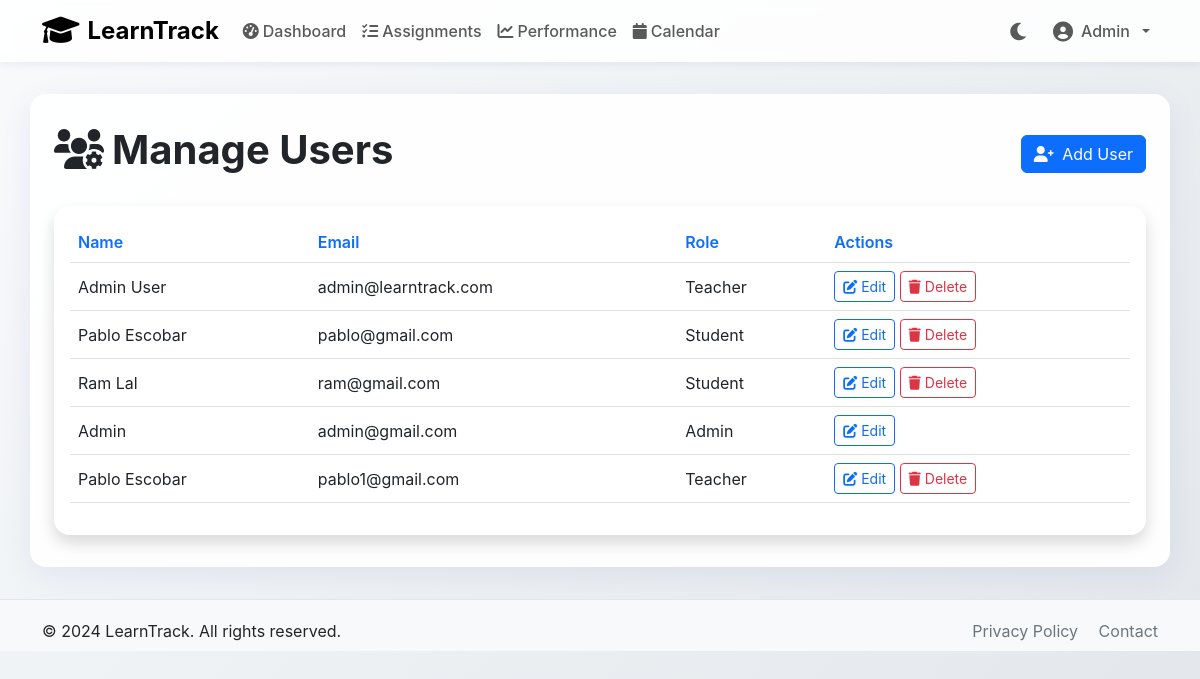
Page /admin/users (signed in) on the committed database.
### models.py (models this page shows, shortened)
class User(UserMixin, db.Model):
    id = db.Column(db.Integer, primary_key=True)
    email = db.Column(db.String(120), unique=True, nullable=False)
    name = db.Column(db.String(100), nullable=False)
    role = db.Column(db.String(20), default='student')  # 'student', 'teacher', 'admin'
    password_hash = db.Column(db.String(256), nullable=False)
    created_at = db.Column(db.DateTime, default=datetime.utcnow)
    taught_classes = db.relationship('Class', backref='teacher', lazy=True, foreign_keys='Class.teacher_id')
    assignments_created = db.relationship('Assignment', backref='creator', lazy=True, foreign_keys='Assignment.teacher_id')
    submissions = db.relationship('Submission', backref='student', lazy=True, foreign_keys='Submission.student_id')
    enrollments = db.relationship('Enrollment', backref='student', lazy=True, foreign_keys='Enrollment.student_id')
    def is_teacher(self):
        return self.role == 'teacher'
    def is_admin(self):
        return self.role == 'admin'

### routes.py (the view)
@admin_bp.route('/admin/users')
@admin_required
def admin_users():
    users = User.query.all()
    return render_template('admin/users.html', users=users)

### app.py (called while the page is built)
@login_manager.user_loader
def load_user(user_id):
    from models import User
    return User.query.get(int(user_id))

### routes.py (called while the page is built)
def admin_required(f):
    @wraps(f)
    def decorated_function(*args, **kwargs):
        if not current_user.is_authenticated or not current_user.is_admin():
            flash('Admin access required.', 'danger')
            return redirect(url_for('main.index'))
        return f(*args, **kwargs)
    return decorated_function

### templates/admin/users.html (shortened to what this page needs)
{% extends 'base.html' %}
{% block content %}
<div class="row mb-4">
    <div class="col d-flex justify-content-between align-items-center">
        <h1 class="fw-bold"><i class="fas fa-users-cog me-2"></i>Manage Users</h1>
        <a href="{{ url_for('admin.admin_add_user') }}" class="btn btn-primary"><i class="fas fa-user-plus me-1"></i> Add User</a>
    </div>
</div>
<div class="card shadow border-0">
    <div class="card-body">
        <div class="table-responsive">
            <table class="table table-hover align-middle">
                <thead>
                    <tr>
                        <th>Name</th>
                        <th>Email</th>
                        <th>Role</th>
                        <th>Actions</th>
                    </tr>
                </thead>
                <tbody>
                    {% for user in users %}
                    <tr>
                        <td>{{ user.name }}</td>
                        <td>{{ user.email }}</td>
                        <td>{{ user.role.title() }}</td>
                        <td>
                            <a href="{{ url_for('admin.admin_edit_user', user_id=user.id) }}" class="btn btn-sm btn-outline-primary"><i class="fas fa-edit"></i> Edit</a>
                            {% if user.role != 'admin' %}
                            <form action="{{ url_for('admin.admin_delete_user', user_id=user.id) }}" method="post" class="d-inline-block" onsubmit="return confirm('Are you sure you want to delete this user?');">
                                <button type="submit" class="btn btn-sm btn-outline-danger"><i class="fas fa-trash"></i> Delete</button>
                            </form>
                            {% endif %}
                        </td>
                    </tr>
                    {% endfor %}
                </tbody>
            </table>
        </div>
    </div>
</div>
{% endblock %}

### templates/base.html (shortened to what this page needs)
<!DOCTYPE html>
<html lang="en" data-bs-theme="light">
<head>
    <link href="https://cdn.jsdelivr.net/npm/bootstrap@5.3.0/dist/css/bootstrap.min.css" rel="stylesheet">
    <link href="https://cdnjs.cloudflare.com/ajax/libs/font-awesome/6.0.0/css/all.min.css" rel="stylesheet">
    <link href='https://cdn.jsdelivr.net/npm/fullcalendar@6.1.8/index.global.min.css' rel='stylesheet'>
    <link href="{{ url_for('static', filename='css/style.css') }}" rel="stylesheet">
</head>
<body>
    <nav id="mainNavbar" class="navbar navbar-expand-lg navbar-dark navbar-light navbar-glass sticky-top">
        <div class="container">
            <a class="navbar-brand d-flex align-items-center gap-2" href="{{ url_for('main.index') }}">
                <i class="fas fa-graduation-cap fa-lg"></i>
                <span class="fw-bold">LearnTrack</span>
            </a>
            <div class="collapse navbar-collapse" id="navbarNav">
                {% if current_user.is_authenticated %}
                <ul class="navbar-nav me-auto mb-2 mb-lg-0">
                    {% if current_user.is_teacher() %}
                    <li class="nav-item"><a class="nav-link" href="{{ url_for('teacher.dashboard') }}"><i class="fas fa-tachometer-alt me-1"></i>Dashboard</a></li>
                    <li class="nav-item"><a class="nav-link" href="{{ url_for('teacher.students') }}"><i class="fas fa-users me-1"></i>Students</a></li>
                    <li class="nav-item"><a class="nav-link" href="{{ url_for('teacher.assignments') }}"><i class="fas fa-tasks me-1"></i>Assignments</a></li>
                    {% else %}
                    <li class="nav-item"><a class="nav-link" href="{{ url_for('student.dashboard') }}"><i class="fas fa-tachometer-alt me-1"></i>Dashboard</a></li>
                    <li class="nav-item"><a class="nav-link" href="{{ url_for('student.assignments') }}"><i class="fas fa-tasks me-1"></i>Assignments</a></li>
                    <li class="nav-item"><a class="nav-link" href="{{ url_for('student.performance') }}"><i class="fas fa-chart-line me-1"></i>Performance</a></li>
                    {% endif %}
                    <li class="nav-item"><a class="nav-link" href="{{ url_for('main.calendar') }}"><i class="fas fa-calendar me-1"></i>Calendar</a></li>
                </ul>
                <ul class="navbar-nav ms-auto align-items-center">
                    <li class="nav-item me-2">
                        <a href="#" id="themeToggleNav" class="nav-link" title="Toggle theme">
                            <i id="themeIcon" class="fas fa-moon fa-lg"></i>
                        </a>
                    </li>
                    <li class="nav-item dropdown">
                        <a class="nav-link dropdown-toggle d-flex align-items-center gap-2" href="#" role="button" data-bs-toggle="dropdown">
                            <i class="fas fa-user-circle fa-lg"></i>{{ current_user.name }}
                        </a>
                    </li>
                </ul>
                {% endif %}
            </div>
        </div>
    </nav>
    <main class="container main-container">
        {% block content %}{% endblock %}
    </main>
    <footer>
        <div class="container">
            <div class="row align-items-center">
                <div class="col-md-6 text-md-start text-center mb-2 mb-md-0">
                    &copy; {{ 2024 }} LearnTrack. All rights reserved.
                </div>
                <div class="col-md-6 text-md-end text-center">
                    <a href="#" class="text-decoration-none text-secondary me-3">Privacy Policy</a>
                    <a href="#" class="text-decoration-none text-secondary">Contact</a>
                </div>
            </div>
        </div>
    </footer>
</body>
</html>

### static/css/style.css (style rules this page uses)
body { font-family: -apple-system, BlinkMacSystemFont, 'Segoe UI', Roboto, sans-serif; }
[data-bs-theme="light"] body { background: linear-gradient(135deg, #f8fafc 0%, #e2e6ea 100%); color: #212529; }
.main-container { background: rgba(34, 34, 34, 0.95); border-radius: 1rem; box-shadow: 0 8px 32px 0 rgba(31, 38, 135, 0.15); padding: 2rem 1.5rem; margin-top: 2rem; margin-bottom: 2rem; }
[data-bs-theme="light"] .main-container { background: rgba(255, 255, 255, 0.95); box-shadow: 0 8px 32px 0 rgba(31, 38, 135, 0.07); }
.card { transition: transform 0.2s, box-shadow 0.2s; border-radius: 1rem; background: rgba(34, 34, 34, 0.92); box-shadow: 0 4px 24px 0 rgba(31, 38, 135, 0.15); border: none; }
[data-bs-theme="light"] .card { background: rgba(255, 255, 255, 0.92); box-shadow: 0 4px 24px 0 rgba(31, 38, 135, 0.07); }
.table th { border-top: none; font-weight: 600; color: var(--bs-primary); }
[data-bs-theme="light"] .table { color: #232526; background: transparent; }
.navbar-brand { font-weight: 700; font-size: 1.5rem; }
.nav-link { font-weight: 500; }
.navbar-glass { background: rgba(24, 24, 24, 0.85) !important; box-shadow: 0 2px 8px rgba(0,0,0,0.15); backdrop-filter: blur(6px); }
[data-bs-theme="light"] .navbar-glass { background: rgba(255, 255, 255, 0.85) !important; box-shadow: 0 2px 8px rgba(31,38,135,0.07); }
footer { background: #181818; color: #bbb; padding: 1.2rem 0 0.5rem 0; text-align: center; font-size: 1rem; border-top: 1px solid #333; }
[data-bs-theme="light"] footer { background: #f8f9fa; color: #232526; border-top: 1px solid #e2e6ea; }

### templates/base.html (style rules this page uses)
:root { --navbar-glass-bg: rgba(24, 24, 24, 0.85); }
[data-bs-theme="light"] { --navbar-glass-bg: rgba(255, 255, 255, 0.85); }
body { min-height: 100vh; background: linear-gradient(135deg, #232526 0%, #414345 100%); }
.main-container { background: rgba(34, 34, 34, 0.95); border-radius: 1rem; box-shadow: 0 8px 32px 0 rgba(31, 38, 135, 0.37); padding: 2rem 1.5rem; margin-top: 2rem; margin-bottom: 2rem; }
footer { background: #181818; color: #bbb; padding: 1.2rem 0 0.5rem 0; text-align: center; font-size: 1rem; border-top: 1px solid #333; }
.navbar-glass { background: var(--navbar-glass-bg) !important; box-shadow: 0 2px 8px rgba(0,0,0,0.15); backdrop-filter: blur(6px); }

### rows in the picture
User: name "Admin", email "admin@gmail.com", role "Admin"
User: name "Admin User", email "admin@learntrack.com", role "Teacher"
User: name "Pablo Escobar", email "pablo@gmail.com", role "Student"
User: name "Ram Lal", email "ram@gmail.com", role "Student"
User: name "Pablo Escobar", email "pablo1@gmail.com", role "Teacher"

### other values in the picture
{{ 2024 }} "2024"
